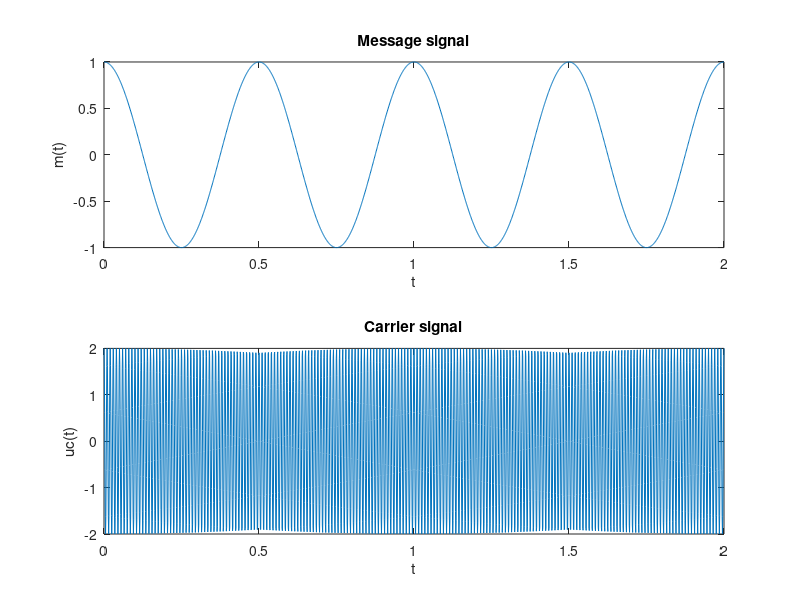
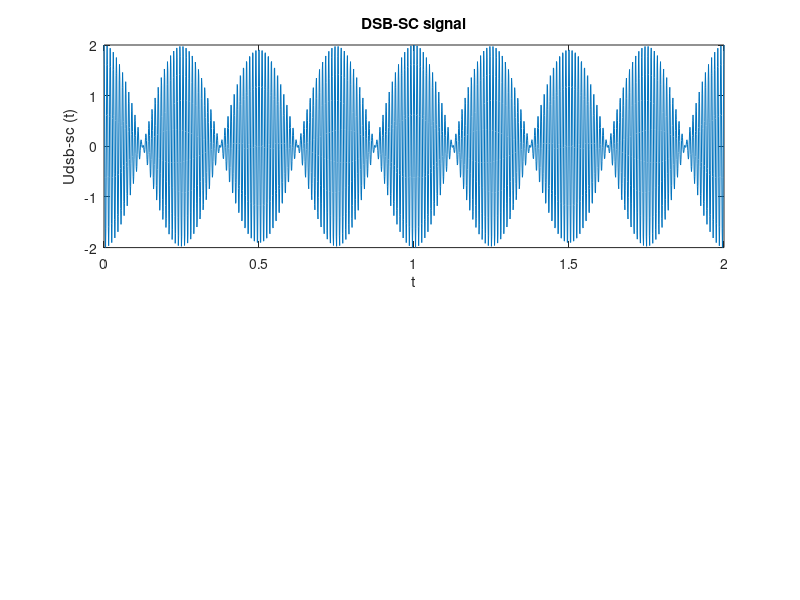

Write MATLAB code to recreate these figures, in order. (Note: this script raises an error after producing the figures.)
%a) part
fm=2000;
fc=100000;

t=0:1/1001:2;
um=cos(2*pi*fm*t);
uc=2*cos(2*pi*fc*t);
figure();
subplot(2, 1, 1);
plot(t, um);
title("Message signal");
xlabel("t");
ylabel("m(t)");
subplot(2, 1, 2);
plot(t, uc);
title("Carrier signal");
xlabel("t");
ylabel("uc(t)");

%------------------------
%b) part
udsb=um.*uc;
figure();
subplot(2, 1, 1);
plot(t, udsb);
title("DSB-SC signal");
xlabel("t");
ylabel("Udsb-sc (t)");
[up,lo] = envelope(udsb);
hold on;
plot(t,up,t,lo,'linewidth',1.5)
legend('DSB-Sc','upper','lower')
hold off;
Uf1=fft(udsb);
Uf=fftshift(Uf1);
f=0:1/1001:2;
subplot(2, 1, 2);
plot(f, real(Uf));
title("Spectrum of u(t)");
xlabel("f");
ylabel("U(f)");

%-------------------------



